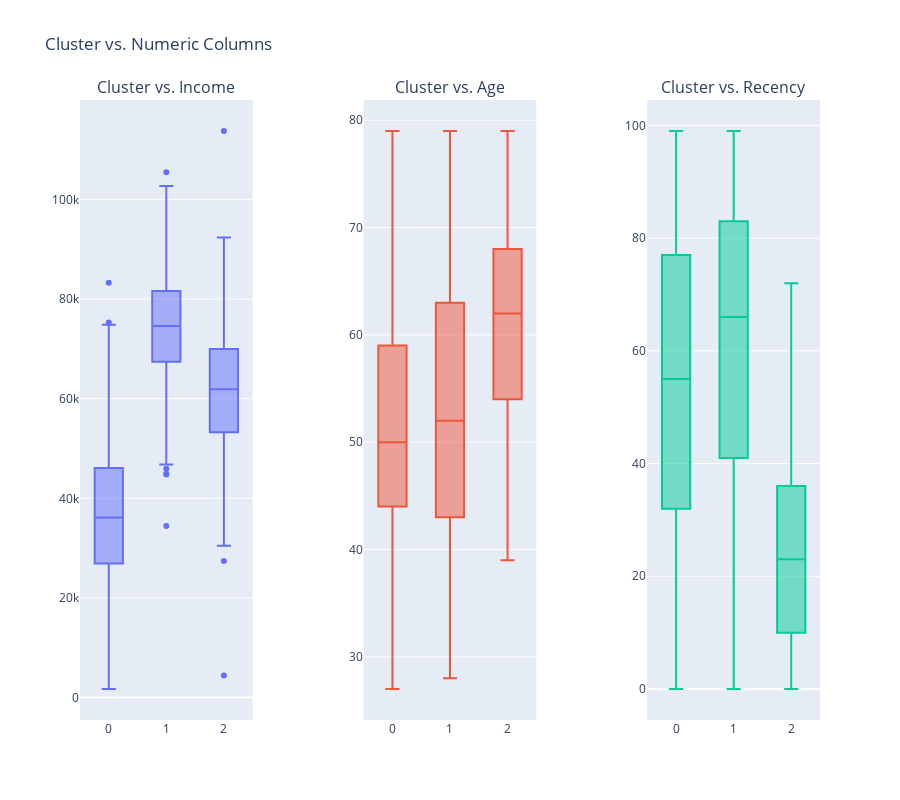

Source (notebook cell):
### Markdown cell above
Let's check the clusters with the all the numerical features.

### Code cell
# Create a subplot grid
columns = ["Income", "Age", "Recency"]

fig = make_subplots(rows=1, cols=3, subplot_titles=[f'Cluster vs. {column}' for column in columns], horizontal_spacing=0.15)

for i, column in enumerate(columns):
    row = i // 3 + 1
    col = i % 3 + 1
    
    # Create a box plot for each column
    trace = go.Box(y=data[column], x=data["Cluster"], name=f'Cluster vs. {column}', )
    fig.add_trace(trace, row=row, col=col)

# Update layout
fig.update_layout(
    showlegend=False,
    height=800,
    title_text="Cluster vs. Numeric Columns",
)

# Show the plot
fig.show()

### Figure 1 — Plotly figure (JSON) as saved in the notebook; plotly's stock layout.template omitted (floating-point values rounded to 4 significant figures; data arrays with more than 128 entries replaced by an {"elided": "..."} marker saying what was removed)
{"data": [{"name": "Cluster vs. Income", "type": "box", "x": {"elided": "2197 int values"}, "xaxis": "x", "y": {"elided": "2197 int values"}, "yaxis": "y"}, {"name": "Cluster vs. Age", "type": "box", "x": {"elided": "2197 int values"}, "xaxis": "x2", "y": {"elided": "2197 int values"}, "yaxis": "y2"}, {"name": "Cluster vs. Recency", "type": "box", "x": {"elided": "2197 int values"}, "xaxis": "x3", "y": {"elided": "2197 int values"}, "yaxis": "y3"}], "layout": {"annotations": [{"font": {"size": 16}, "showarrow": false, "text": "Cluster vs. Income", "x": 0.1167, "xanchor": "center", "xref": "paper", "y": 1, "yanchor": "bottom", "yref": "paper"}, {"font": {"size": 16}, "showarrow": false, "text": "Cluster vs. Age", "x": 0.5, "xanchor": "center", "xref": "paper", "y": 1, "yanchor": "bottom", "yref": "paper"}, {"font": {"size": 16}, "showarrow": false, "text": "Cluster vs. Recency", "x": 0.8833, "xanchor": "center", "xref": "paper", "y": 1, "yanchor": "bottom", "yref": "paper"}], "height": 800, "showlegend": false, "title": {"text": "Cluster vs. Numeric Columns"}, "xaxis": {"anchor": "y", "domain": [0, 0.2333]}, "xaxis2": {"anchor": "y2", "domain": [0.3833, 0.6167]}, "xaxis3": {"anchor": "y3", "domain": [0.7667, 1.0]}, "yaxis": {"anchor": "x", "domain": [0, 1]}, "yaxis2": {"anchor": "x2", "domain": [0, 1]}, "yaxis3": {"anchor": "x3", "domain": [0, 1]}}}
